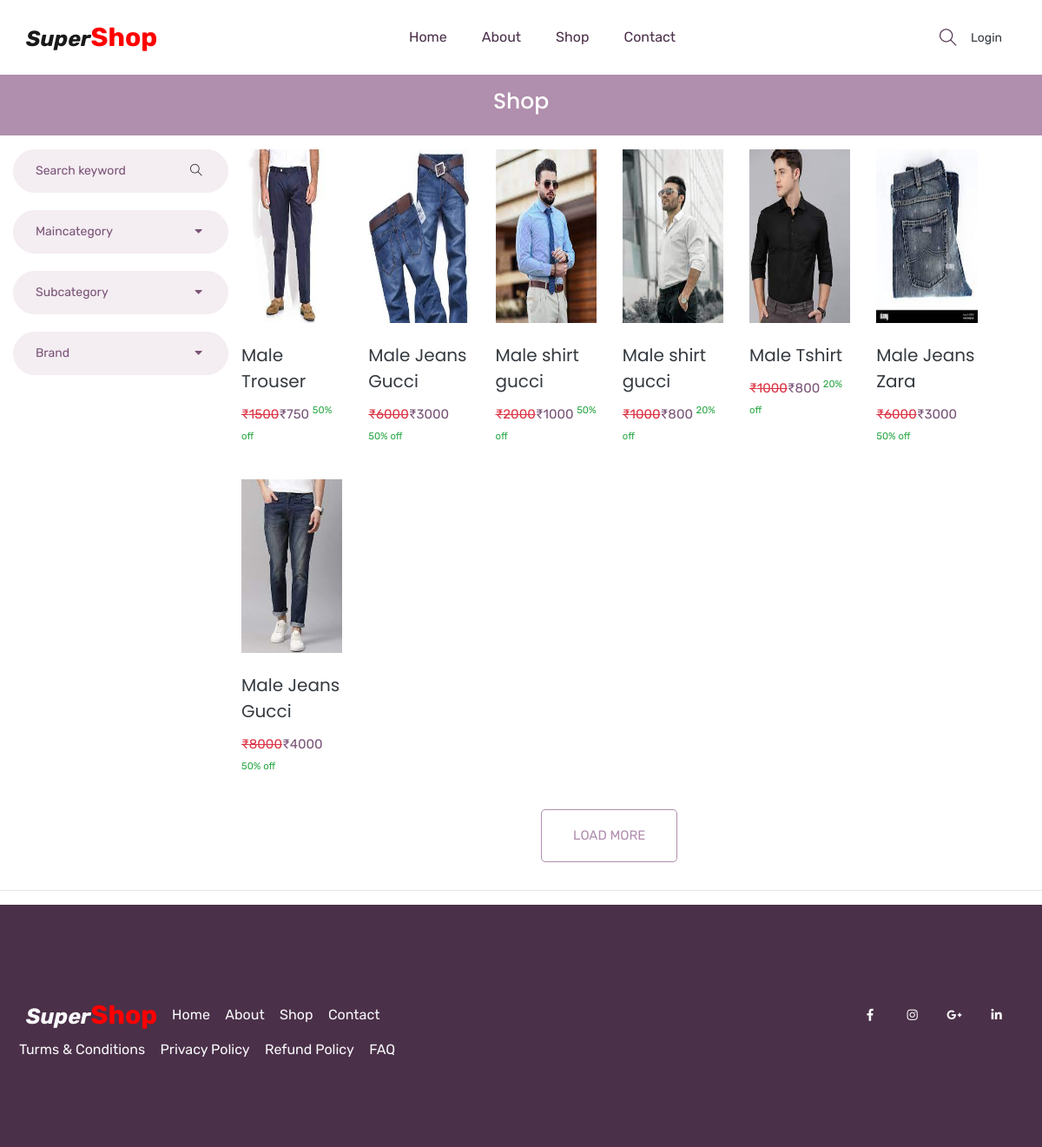
Screenshot of /shop/Male/All/All/ with the database file from the repository.
### mainApp/models.py (models this page shows, shortened)
class Product(models.Model):
    id =models.AutoField(primary_key=True)
    name =models.CharField(max_length=30)
    maincategory=models.ForeignKey(Maincategory,on_delete=models.CASCADE)
    subcategory=models.ForeignKey(Subcategory,on_delete=models.CASCADE)
    brand=models.ForeignKey(Brand,on_delete=models.CASCADE)
    baseprice=models.IntegerField()
    discount=models.IntegerField()
    finalprice=models.IntegerField()
    stock=models.IntegerField(default=True)
    color=models.CharField(max_length=30)
    size=models.CharField(max_length=10)
    description=models.TextField()
    pic1=models.ImageField(upload_to="upload/product",null=True,blank=True)
    pic2=models.ImageField(upload_to="upload/product",default=None,blank=True,null=True)
    pic3=models.ImageField(upload_to="upload/product",default=None,blank=True,null=True)
    pic4=models.ImageField(upload_to="upload/product",default=None,blank=True,null=True)

### mainApp/views.py (the view)
# urls.py: path('shop/<str:mc>/<str:sc>/<str:br>/',mainApp.shopPage,name="shop"),
def shopPage(Request, mc, sc, br):
    if (mc == "All" and sc == "All" and br == "All"):  # Here it will through an error
        products = Product.objects.all().order_by('-id')
    elif (mc != 'All' and sc == 'All' and br == 'All'):
        products = Product.objects.filter(
            maincategory=Maincategory.objects.get(name=mc)).order_by('-id')
    elif (mc == 'All' and sc != 'All' and br == 'All'):
        products = Product.objects.filter(
            subcategory=Subcategory.objects.get(name=sc)).order_by('-id')
    elif (mc == 'All' and sc == 'All' and br != 'All'):
        products = Product.objects.filter(
            brand=Brand.objects.get(name=br)).order_by('-id')
    elif (mc != 'All' and sc != 'All' and br == 'All'):
        products = Product.objects.filter(
            maincategory=Maincategory.objects.get(name=mc)).order_by('-id')
    else:
        products = ''
    maincategory = Maincategory.objects.all().order_by('-id')
    subcategory = Subcategory.objects.all().order_by('-id')
    brand = Brand.objects.all().order_by('-id')
    return render(Request, 'shop.html', {'products': products, 'maincategory': maincategory, 'subcategory': subcategory, 'brand': brand, 'mc': mc, 'sc': sc, 'br': br})

### mainApp/templates/shop.html (shortened to what this page needs)
{% extends 'index.html' %}
{% load static %}
{% block body %}
    <section class="breadcrumb_part">
        <div class="container">
            <div class="row">
                <div class="col-lg-12">
                    <div class="breadcrumb_iner">
                        <h2>Shop</h2>
                    </div>
                </div>
            </div>
        </div>
    </section>
    <section class="product_list py-3">
        <div class="container">
            <div class="row">
                <div class="col-md-38">
                    <div class="product_sidebar">
                        <div class="single_sedebar">
                            <form action="/search/" method="post">
                                <input type="text" name="search" placeholder="Search keyword">
                                <i class="ti-search"></i>
                            </form>
                        </div>
                        <div class="single_sedebar">
                            <div class="select_option">
                                <div class="select_option_list">Maincategory <i class="right fas fa-caret-down"></i> </div>
                            </div>
                        </div>
                        <div class="single_sedebar">
                            <div class="select_option">
                                <div class="select_option_list">Subcategory <i class="right fas fa-caret-down"></i> </div>
                            </div>
                        </div>
                        <div class="single_sedebar">
                            <div class="select_option">
                                <div class="select_option_list">Brand <i class="right fas fa-caret-down"></i> </div>
                            </div>
                        </div>
                    </div>
                </div>
                <div class="col-md-9">
                    <div class="product_list">
                        <div class="row">
                            {% for items in products %}
                            <div class="col-xl-2 col-lg-3 col-md-4 col-sm-6 col-12">
                                <div class="single_product_item">
                                    <a href="/single-product/{{items.id}}">
                                        <div class="single_product_item_thumb">
                                            <img src="{{items.pic1.url}}" style="height: 200px;width: 150px;" alt="#" class="img-fluid">
                                        </div>
                                    </a>
                                    <h3 style="font-size: 20px;"> <a class="text-dark" href="/single-product/{{items.id}}">{{items.name}}</a> </h3>
                                    <p  style="font-size: 15px;"><del class="text-danger">&#8377;{{items.baseprice}}</del>&#8377;{{items.finalprice}} <sup class="text-success">{{items.discount}}% off</sup></p>
                                </div>
                            </div>
                            {% endfor %}
                        </div>
                        <div class="load_more_btn text-center">
                            <a href="#" class="btn_3">Load More</a>
                        </div>
                    </div>
                </div>
            </div>
        </div>
    </section>
{% endblock %}

### mainApp/static/css/all.css (style rules this page uses)
.fa, .fas, .far, .fal, .fab { -moz-osx-font-smoothing: grayscale; -webkit-font-smoothing: antialiased; display: inline-block; font-style: normal; font-variant: normal; text-rendering: auto; line-height: 1; }
.fa-caret-down:before { content: "\f0d7"; }
.fa, .fas { font-family: 'Font Awesome 5 Free'; font-weight: 900; }

### rows the page displays
Product: pic1 (picture), name "Male Trouser", baseprice "1500", finalprice "750", discount "50"
Product: pic1 (picture), name "Male Jeans Gucci", baseprice "6000", finalprice "3000", discount "50"
Product: pic1 (picture), name "Male shirt gucci", baseprice "2000", finalprice "1000", discount "50"
Product: pic1 (picture), name "Male shirt gucci", baseprice "1000", finalprice "800", discount "20"
Product: pic1 (picture), name "Male Tshirt", baseprice "1000", finalprice "800", discount "20"
Product: pic1 (picture), name "Male Jeans Zara", baseprice "6000", finalprice "3000", discount "50"
Product: pic1 (picture), name "Male Jeans Gucci", baseprice "8000", finalprice "4000", discount "50"
